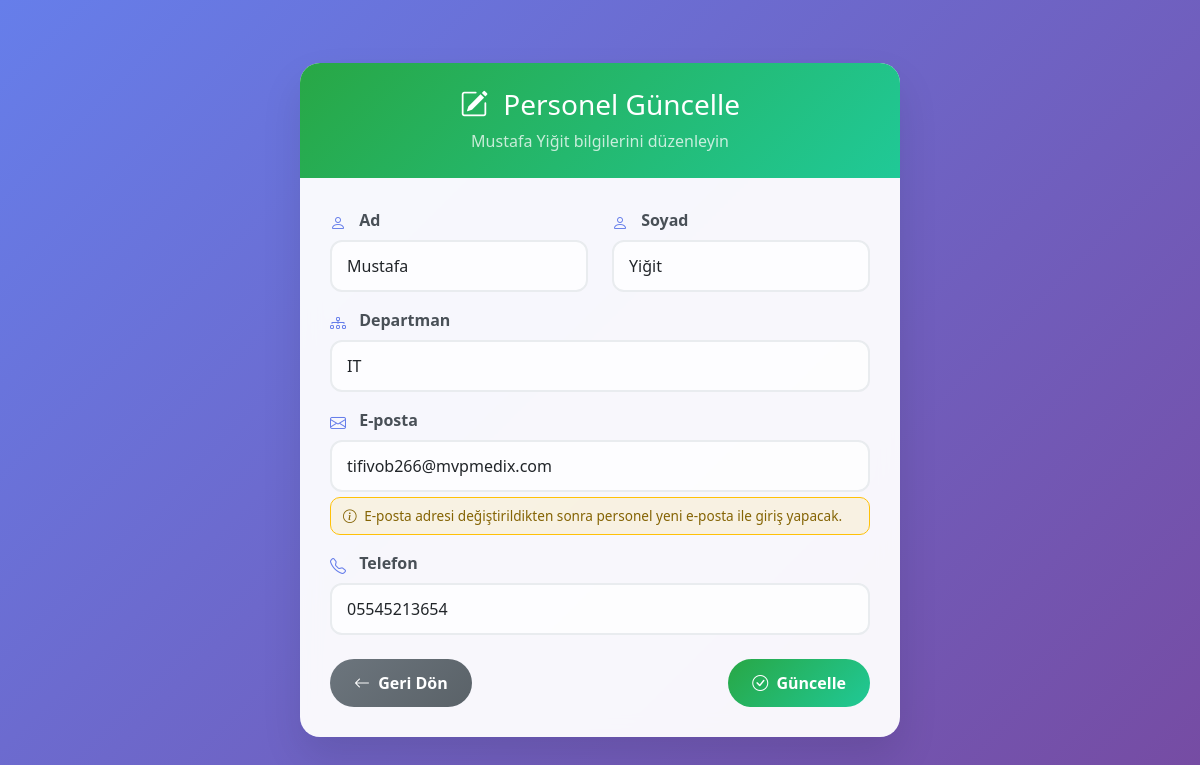
The app's page /update/3 (signed in) with its own data.
### tables this page shows
CREATE TABLE personel (
    id INTEGER PRIMARY KEY AUTOINCREMENT,
    ad TEXT NOT NULL,
    soyad TEXT NOT NULL,
    departman TEXT,
    email TEXT UNIQUE,
    telefon TEXT
, son_giris_tarihi TEXT, son_giris_saati TEXT);

### app.py (the view, shortened to what this page needs)
@app.route('/update/<int:id>', methods=['GET', 'POST'])
def update_personel(id):
    if not session.get('logged_in'):
        return redirect(url_for('login'))
    conn = get_db_connection()
    personel = conn.execute('SELECT * FROM personel WHERE id = ?', (id,)).fetchone()
    conn.close()
    return render_template('update_personel.html', personel=personel)

### app.py (called while the page is built)
def get_db_connection():
    conn = sqlite3.connect('personel.db')
    conn.row_factory = sqlite3.Row  # dict gibi erişim için
    return conn

### templates/update_personel.html (shortened to what this page needs)
<!DOCTYPE html>
<html lang="tr">
<head>
    <link href="https://cdn.jsdelivr.net/npm/bootstrap@5.3.0/dist/css/bootstrap.min.css" rel="stylesheet">
    <link rel="stylesheet" href="https://cdn.jsdelivr.net/npm/bootstrap-icons@1.11.3/font/bootstrap-icons.min.css">
</head>
<body>
    <div class="update-container">
        <div class="update-card">
            <div class="card-header">
                <h3 class="mb-0">
                    <i class="bi bi-pencil-square me-2"></i>
                    Personel Güncelle
                </h3>
                <p class="mb-0 mt-2 opacity-75">
                    {{ personel['ad'] }} {{ personel['soyad'] }} bilgilerini düzenleyin
                </p>
            </div>
            <div class="card-body">
                <form method="POST" autocomplete="off">
                    <div class="row">
                        <div class="col-md-6 mb-3">
                            <label for="ad" class="form-label">
                                <i class="bi bi-person form-icon"></i>Ad
                            </label>
                            <input type="text" class="form-control" id="ad" name="ad"
                                   value="{{ personel['ad'] }}" required>
                        </div>
                        <div class="col-md-6 mb-3">
                            <label for="soyad" class="form-label">
                                <i class="bi bi-person form-icon"></i>Soyad
                            </label>
                            <input type="text" class="form-control" id="soyad" name="soyad"
                                   value="{{ personel['soyad'] }}" required>
                        </div>
                    </div>
                    <div class="mb-3">
                        <label for="departman" class="form-label">
                            <i class="bi bi-diagram-3 form-icon"></i>Departman
                        </label>
                        <input type="text" class="form-control" id="departman" name="departman"
                               value="{{ personel['departman'] }}" required>
                    </div>
                    <div class="mb-3">
                        <label for="email" class="form-label">
                            <i class="bi bi-envelope form-icon"></i>E-posta
                        </label>
                        <input type="email" class="form-control" id="email" name="email"
                               value="{{ personel['email'] }}" required>
                        <div class="email-warning">
                            <i class="bi bi-info-circle me-1"></i>
                            E-posta adresi değiştirildikten sonra personel yeni e-posta ile giriş yapacak.
                        </div>
                    </div>
                    <div class="mb-4">
                        <label for="telefon" class="form-label">
                            <i class="bi bi-telephone form-icon"></i>Telefon
                        </label>
                        <input type="text" class="form-control" id="telefon" name="telefon"
                               maxlength="11" pattern="\d{11}" placeholder="05xxxxxxxxx"
                               value="{{ personel['telefon'] }}" required>
                    </div>
                    <div class="d-flex justify-content-between align-items-center">
                        <a href="{{ url_for('dashboard') }}" class="btn btn-back btn-custom">
                            <i class="bi bi-arrow-left me-1"></i> Geri Dön
                        </a>
                        <button type="submit" class="btn btn-update btn-custom">
                            <i class="bi bi-check-circle me-1"></i> Güncelle
                        </button>
                    </div>
                </form>
            </div>
        </div>
    </div>
</body>
</html>

### templates/update_personel.html (style rules this page uses)
body { background: linear-gradient(135deg, #667eea 0%, #764ba2 100%); min-height: 100vh; font-family: 'Segoe UI', Tahoma, Geneva, Verdana, sans-serif; }
.update-container { min-height: 100vh; display: flex; align-items: center; justify-content: center; padding: 20px; }
.update-card { background: rgba(255, 255, 255, 0.95); border-radius: 20px; box-shadow: 0 20px 40px rgba(0, 0, 0, 0.1); backdrop-filter: blur(10px); border: none; max-width: 600px; width: 100%; animation: slideIn 0.6s ease-out; }
.card-header { background: linear-gradient(135deg, #28a745, #20c997); color: white; border-radius: 20px 20px 0 0 !important; border: none; padding: 25px; text-align: center; }
.card-body { padding: 30px; }
.form-label { font-weight: 600; color: #495057; margin-bottom: 8px; display: flex; align-items: center; }
.form-icon { width: 1.2em; height: 1.2em; color: #667eea; margin-right: 10px; }
.form-control { border: 2px solid #e9ecef; border-radius: 12px; padding: 12px 15px; font-size: 1rem; transition: all 0.3s ease; background: rgba(255, 255, 255, 0.8); }
.btn-custom { min-width: 140px; padding: 12px 24px; border-radius: 25px; font-weight: 600; transition: all 0.3s ease; border: none; }
.btn-back { background: linear-gradient(135deg, #6c757d, #5a6268); color: white; }
.btn-update { background: linear-gradient(135deg, #28a745, #20c997); color: white; }
.email-warning { background: rgba(255, 193, 7, 0.1); border: 1px solid #ffc107; border-radius: 10px; padding: 8px 12px; margin-top: 5px; font-size: 0.85rem; color: #856404; }

### records on screen
personel: ad "Mustafa", soyad "Yiğit", departman "IT", email "tifivob266@mvpmedix.com", telefon "05545213654"
